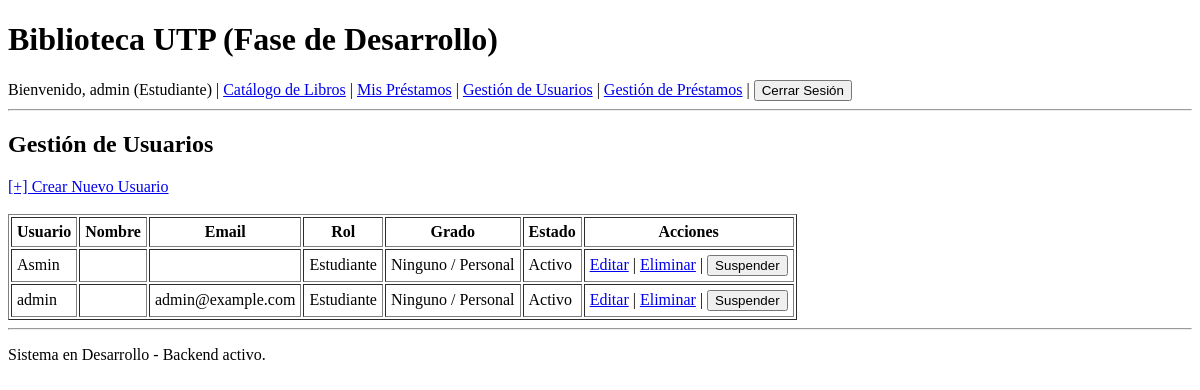
/usuarios/lista/ (signed in), run on an earlier commit of the app's database.
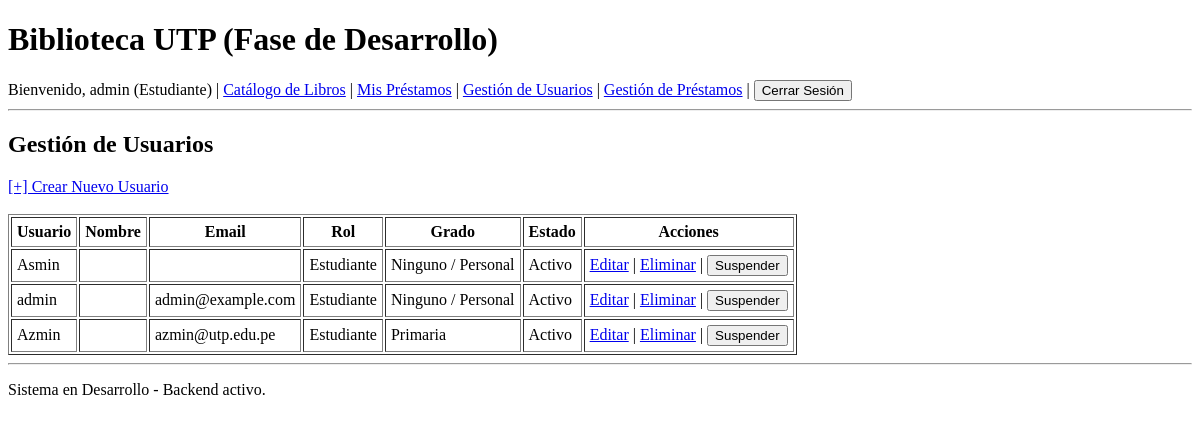
And on a later commit of the database.
### apps/usuarios/models.py (models this page shows, shortened)
class Usuario(AbstractUser):
    ROLES = (
        ('estudiante', 'Estudiante'),
        ('docente', 'Docente'),
        ('bibliotecario', 'Bibliotecario'),
    )
    GRADOS = (
        ('primaria', 'Primaria'),
        ('secundaria', 'Secundaria'),
        ('ninguno', 'Ninguno / Personal'),
    )
    rol = models.CharField(max_length=20, choices=ROLES, default='estudiante')
    grado_escolar = models.CharField(max_length=20, choices=GRADOS, default='ninguno')

### apps/usuarios/views.py (the view)
# urls.py: path('lista/', views.UsuarioListView.as_view(), name='lista'),
class UsuarioListView(LoginRequiredMixin, BibliotecarioRequiredMixin, ListView):
    model = Usuario
    template_name = 'usuarios/usuario_list.html'
    context_object_name = 'usuarios'

### apps/usuarios/views.py (called while the page is built)
    def test_func(self):
        return self.request.user.is_superuser or self.request.user.rol == 'bibliotecario'

### apps/usuarios/templates/usuarios/usuario_list.html (shortened to what this page needs)
{% extends 'usuarios/base.html' %}
{% block content %}
    <h2>Gestión de Usuarios</h2>
    <a href="{% url 'usuarios:crear' %}">[+] Crear Nuevo Usuario</a>
    <br><br>
    <table border="1" cellpadding="5">
        <thead>
            <tr>
                <th>Usuario</th>
                <th>Nombre</th>
                <th>Email</th>
                <th>Rol</th>
                <th>Grado</th>
                <th>Estado</th>
                <th>Acciones</th>
            </tr>
        </thead>
        <tbody>
            {% for u in usuarios %}
            <tr>
                <td>{{ u.username }}</td>
                <td>{{ u.get_full_name }}</td>
                <td>{{ u.email }}</td>
                <td>{{ u.get_rol_display }}</td>
                <td>{{ u.get_grado_escolar_display }}</td>
                <td>{% if u.is_active %}Activo{% else %}Suspendido{% endif %}</td>
                <td>
                    <a href="{% url 'usuarios:editar' u.pk %}">Editar</a> |
                    <a href="{% url 'usuarios:eliminar' u.pk %}">Eliminar</a> |
                    <form action="{% url 'usuarios:suspender' u.pk %}" method="post" style="display:inline;">
                        <button type="submit">{% if u.is_active %}Suspender{% else %}Activar{% endif %}</button>
                    </form>
                </td>
            </tr>
            {% empty %}
            <tr>
                <td colspan="7">No hay usuarios registrados.</td>
            </tr>
            {% endfor %}
        </tbody>
    </table>
{% endblock %}

### apps/usuarios/templates/usuarios/base.html (shortened to what this page needs)
<!DOCTYPE html>
<html lang="es">
<head>
</head>
<body>
    <header>
        <h1>Biblioteca UTP (Fase de Desarrollo)</h1>
        <nav>
            {% if user.is_authenticated %}
                <span>Bienvenido, {{ user.username }} ({{ user.get_rol_display }})</span>
                | <a href="{% url 'libros:catalogo' %}">Catálogo de Libros</a>
                {% if user.rol == 'estudiante' or user.rol == 'docente' %}
                    | <a href="{% url 'prestamos:mis_prestamos' %}">Mis Préstamos</a>
                {% endif %}
                {% if user.rol == 'bibliotecario' or user.is_superuser %}
                | <a href="{% url 'usuarios:lista' %}">Gestión de Usuarios</a>
                | <a href="{% url 'prestamos:gestion' %}">Gestión de Préstamos</a>
                {% endif %}
                | <form action="{% url 'usuarios:logout' %}" method="post" style="display:inline;">
                    <button type="submit">Cerrar Sesión</button>
                  </form>
            {% else %}
                <a href="{% url 'usuarios:login' %}">Iniciar Sesión</a> |
                <a href="{% url 'usuarios:registro' %}">Registrarse</a>
            {% endif %}
        </nav>
        <hr>
    </header>
    <main>
        {% block content %}{% endblock %}
    </main>
    <footer>
        <hr>
        <p>Sistema en Desarrollo - Backend activo.</p>
    </footer>
</body>
</html>

What changed in the data, as far as the page shows it:
added Usuario: username "Azmin", email "azmin@utp.edu.pe", rol "Estudiante", grado_escolar "Primaria", is_active "Activo"
